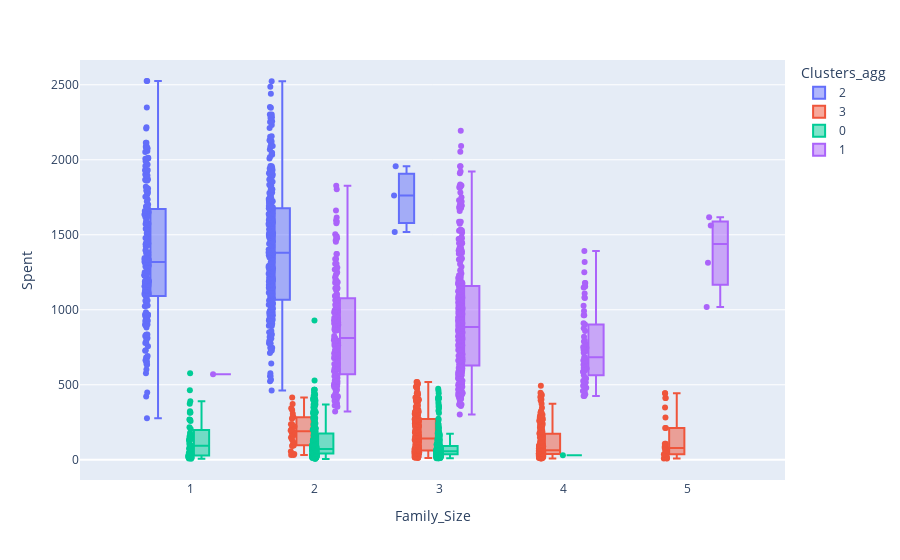

Notebook cell for this chart:
### Code cell
fig = px.box(df, x=df['Family_Size'], y=df['Spent'], points="all", color="Clusters_agg")
fig.show()

### Figure 1 — Plotly figure (JSON) as saved in the notebook; plotly's stock layout.template omitted (floating-point values rounded to 4 significant figures; data arrays with more than 128 entries replaced by an {"elided": "..."} marker saying what was removed)
{"data": [{"alignmentgroup": "True", "boxpoints": "all", "hovertemplate": "Clusters_agg=2<br>Family_Size=%{x}<br>Spent=%{y}<extra></extra>", "legendgroup": "2", "marker": {"color": "#636efa"}, "name": "2", "notched": false, "offsetgroup": "2", "orientation": "v", "showlegend": true, "x": {"elided": "493 int values"}, "x0": " ", "xaxis": "x", "y": {"elided": "493 int values"}, "y0": " ", "yaxis": "y", "type": "box"}, {"alignmentgroup": "True", "boxpoints": "all", "hovertemplate": "Clusters_agg=3<br>Family_Size=%{x}<br>Spent=%{y}<extra></extra>", "legendgroup": "3", "marker": {"color": "#EF553B"}, "name": "3", "notched": false, "offsetgroup": "3", "orientation": "v", "showlegend": true, "x": {"elided": "535 int values"}, "x0": " ", "xaxis": "x", "y": {"elided": "535 int values"}, "y0": " ", "yaxis": "y", "type": "box"}, {"alignmentgroup": "True", "boxpoints": "all", "hovertemplate": "Clusters_agg=0<br>Family_Size=%{x}<br>Spent=%{y}<extra></extra>", "legendgroup": "0", "marker": {"color": "#00cc96"}, "name": "0", "notched": false, "offsetgroup": "0", "orientation": "v", "showlegend": true, "x": {"elided": "613 int values"}, "x0": " ", "xaxis": "x", "y": {"elided": "613 int values"}, "y0": " ", "yaxis": "y", "type": "box"}, {"alignmentgroup": "True", "boxpoints": "all", "hovertemplate": "Clusters_agg=1<br>Family_Size=%{x}<br>Spent=%{y}<extra></extra>", "legendgroup": "1", "marker": {"color": "#ab63fa"}, "name": "1", "notched": false, "offsetgroup": "1", "orientation": "v", "showlegend": true, "x": {"elided": "564 int values"}, "x0": " ", "xaxis": "x", "y": {"elided": "564 int values"}, "y0": " ", "yaxis": "y", "type": "box"}], "layout": {"xaxis": {"anchor": "y", "domain": [0, 1], "title": {"text": "Family_Size"}}, "yaxis": {"anchor": "x", "domain": [0, 1], "title": {"text": "Spent"}}, "legend": {"title": {"text": "Clusters_agg"}, "tracegroupgap": 0}, "margin": {"t": 60}, "boxmode": "group"}}
